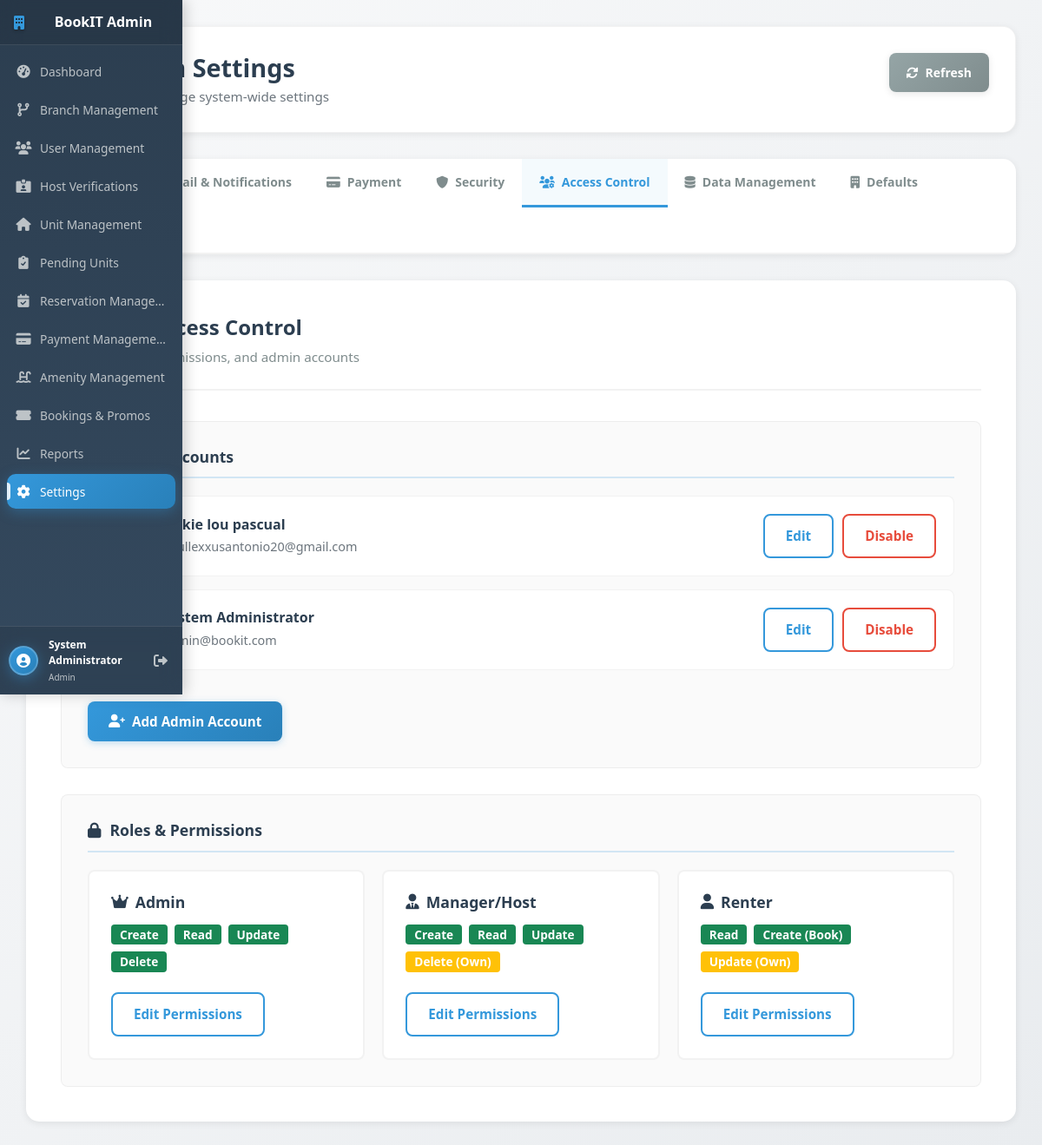
Screenshot of /admin/settings.php?tab=access (signed in) with the database file from the repository.
### tables this page shows
CREATE TABLE IF NOT EXISTS `users` (
  `user_id` int NOT NULL AUTO_INCREMENT,
  `full_name` varchar(100) NOT NULL,
  `email` varchar(100) NOT NULL,
  `password` varchar(255) NOT NULL,
  `phone` varchar(20) DEFAULT NULL,
  `role` enum('admin','host','renter','manager') DEFAULT 'renter',
  `branch_id` int DEFAULT NULL,
  `is_active` tinyint(1) DEFAULT '1',
  `created_at` timestamp NULL DEFAULT CURRENT_TIMESTAMP,
  `last_login` datetime DEFAULT NULL,
  `updated_at` timestamp NULL DEFAULT CURRENT_TIMESTAMP ON UPDATE CURRENT_TIMESTAMP,
  `address` text,
  `profile_picture` varchar(255) DEFAULT NULL,
  `login_method` varchar(20) DEFAULT 'email',
  `reset_token` varchar(255) DEFAULT NULL,
  `token_expiry` datetime DEFAULT NULL,
  `verification_status` enum('none','pending','verified','rejected') DEFAULT 'none',
  PRIMARY KEY (`user_id`),
  UNIQUE KEY `email` (`email`)
);

### config/db.php (called while the page is built, shortened)
<?php
$conn = new mysqli(DB_HOST, DB_USER, DB_PASS, DB_NAME);
if (!function_exists('get_multiple_results')) {
    function get_multiple_results($sql, $params = []) {
        global $conn;
        $stmt = $conn->prepare($sql);
        if (!$stmt->execute()) {
            error_log("Execute failed: " . $stmt->error);
            $stmt->close();
            return [];
        }
        $result = $stmt->get_result();
        $results = [];
        if ($result) {
            while ($row = $result->fetch_assoc()) {
                $results[] = $row;
            }
        }
        return $results;
    }
}
?>

### admin/settings.php (the view, shortened to what this page needs)
<?php
include_once '../config/db.php';
$active_tab = $_GET['tab'] ?? 'general';
$admins = get_multiple_results("SELECT user_id, full_name, email, is_active FROM users WHERE role = 'admin' ORDER BY created_at DESC");
?>
<!DOCTYPE html>
<html lang="en">
<head>
    <link href="https://cdn.jsdelivr.net/npm/bootstrap@5.1.3/dist/css/bootstrap.min.css" rel="stylesheet">
    <link href="https://cdnjs.cloudflare.com/ajax/libs/font-awesome/6.0.0/css/all.min.css" rel="stylesheet">
    <link href="../assets/css/sidebar-common.css" rel="stylesheet">
    <link href="../assets/css/admin/settings.css" rel="stylesheet">
    <link href="../assets/css/modals.css" rel="stylesheet">
</head>
<body>
<div class="d-flex">
    <?php include '../includes/sidebar.php'; ?>
    <main class="main-content flex-grow-1">
        <div class="page-header">
            <div>
                <h1 class="page-title mb-1">
                    <i class="fas fa-cog me-2"></i>System Settings
                </h1>
                <p class="text-muted">Configure and manage system-wide settings</p>
            </div>
            <div class="page-actions">
                <button type="button" class="btn-refresh" onclick="location.reload()">
                    <i class="fas fa-sync-alt"></i> Refresh
                </button>
            </div>
        </div>
        <div class="settings-nav">
            <div class="nav-tabs">
                <a href="?tab=general" class="nav-tab <?php echo $active_tab == 'general' ? 'active' : ''; ?>">
                    <i class="fas fa-sliders-h"></i> General
                </a>
                <a href="?tab=email" class="nav-tab <?php echo $active_tab == 'email' ? 'active' : ''; ?>">
                    <i class="fas fa-envelope"></i> Email & Notifications
                </a>
                <a href="?tab=payment" class="nav-tab <?php echo $active_tab == 'payment' ? 'active' : ''; ?>">
                    <i class="fas fa-credit-card"></i> Payment
                </a>
                <a href="?tab=security" class="nav-tab <?php echo $active_tab == 'security' ? 'active' : ''; ?>">
                    <i class="fas fa-shield-alt"></i> Security
                </a>
                <a href="?tab=access" class="nav-tab <?php echo $active_tab == 'access' ? 'active' : ''; ?>">
                    <i class="fas fa-users-cog"></i> Access Control
                </a>
                <a href="?tab=data" class="nav-tab <?php echo $active_tab == 'data' ? 'active' : ''; ?>">
                    <i class="fas fa-database"></i> Data Management
                </a>
                <a href="?tab=defaults" class="nav-tab <?php echo $active_tab == 'defaults' ? 'active' : ''; ?>">
                    <i class="fas fa-building"></i> Defaults
                </a>
                <a href="?tab=ui" class="nav-tab <?php echo $active_tab == 'ui' ? 'active' : ''; ?>">
                    <i class="fas fa-palette"></i> UI Customization
                </a>
            </div>
        </div>
        <div class="settings-content">
            <?php if ($active_tab == 'access'): ?>
            <div class="settings-panel">
                <div class="panel-header">
                    <h2><i class="fas fa-users-cog"></i> User Access Control</h2>
                    <p>Manage roles, permissions, and admin accounts</p>
                </div>
                <div class="access-control-container">
                    <div class="access-section">
                        <h5 class="section-title"><i class="fas fa-user-tie"></i> Admin Accounts</h5>
                        <div class="admin-list">
                            <?php
                            if (is_array($admins) && count($admins) > 0) {
                                foreach ($admins as $admin):
                            ?>
                            <div class="admin-item">
                                <div class="admin-info">
                                    <div class="admin-avatar">
                                        <i class="fas fa-user"></i>
                                    </div>
                                    <div class="admin-details">
                                        <h6><?php echo htmlspecialchars($admin['full_name']); ?></h6>
                                        <p class="text-muted"><?php echo htmlspecialchars($admin['email']); ?></p>
                                    </div>
                                </div>
                                <div class="admin-actions">
                                    <button class="btn btn-sm btn-outline-primary">Edit</button>
                                    <button class="btn btn-sm btn-outline-danger" onclick="disableAdminAccount(<?php echo $admin['user_id']; ?>)">
                                        <?php echo $admin['is_active'] ? 'Disable' : 'Enable'; ?>
                                    </button>
                                </div>
                            </div>
                            <?php
                                endforeach;
                            } else {
                                echo '<p class="text-muted">No admin accounts found</p>';
                            }
                            ?>
                        </div>
                        <button type="button" class="btn btn-primary btn-sm mt-3">
                            <i class="fas fa-user-plus"></i> Add Admin Account
                        </button>
                    </div>
                    <div class="access-section">
                        <h5 class="section-title"><i class="fas fa-lock"></i> Roles & Permissions</h5>
                        <div class="roles-grid">
                            <div class="role-card">
                                <h6><i class="fas fa-crown"></i> Admin</h6>
                                <div class="permissions-list">
                                    <span class="badge bg-success">Create</span>
                                    <span class="badge bg-success">Read</span>
                                    <span class="badge bg-success">Update</span>
                                    <span class="badge bg-success">Delete</span>
                                </div>
                                <button class="btn btn-sm btn-outline-primary mt-2">Edit Permissions</button>
                            </div>
                            <div class="role-card">
                                <h6><i class="fas fa-user-tie"></i> Manager/Host</h6>
                                <div class="permissions-list">
                                    <span class="badge bg-success">Create</span>
                                    <span class="badge bg-success">Read</span>
                                    <span class="badge bg-success">Update</span>
                                    <span class="badge bg-warning">Delete (Own)</span>
                                </div>
                                <button class="btn btn-sm btn-outline-primary mt-2">Edit Permissions</button>
                            </div>
                            <div class="role-card">
                                <h6><i class="fas fa-user"></i> Renter</h6>
                                <div class="permissions-list">
                                    <span class="badge bg-success">Read</span>
                                    <span class="badge bg-success">Create (Book)</span>
                                    <span class="badge bg-warning">Update (Own)</span>
                                </div>
                                <button class="btn btn-sm btn-outline-primary mt-2">Edit Permissions</button>
                            </div>
                        </div>
                    </div>
                </div>
            </div>
            <?php endif; ?>
        </div>
    </main>
</div>
</body>
</html>

### assets/css/sidebar-common.css (style rules this page uses)
:root { --sidebar-width: 230px; }
@media (max-width: 1200px) { :root { --sidebar-width: 210px; } }

### rows the page displays
users: full_name "jackie lou pascual", email "paullexxusantonio20@gmail.com", is_active "Disable"
users: full_name "System Administrator", email "admin@bookit.com", is_active "Disable"

### other values shown
$_SESSION['fullname'] "System Administrator"
$_SESSION['role'] "Admin"
